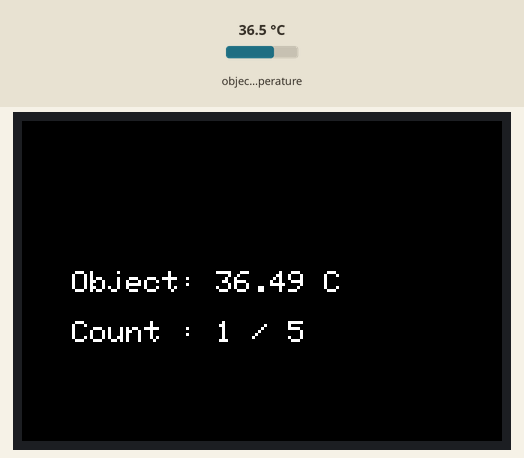
Simulated run of this sketch. Board: ESP32. Shown: 480×320 colour display. The inputs (shaded band) are chosen by the test bench; at power-on: object temperature 36.5 °C.

Above: at 1.5 s.
1.6 s: object temperature set to 20 °C
At 2.6 s:
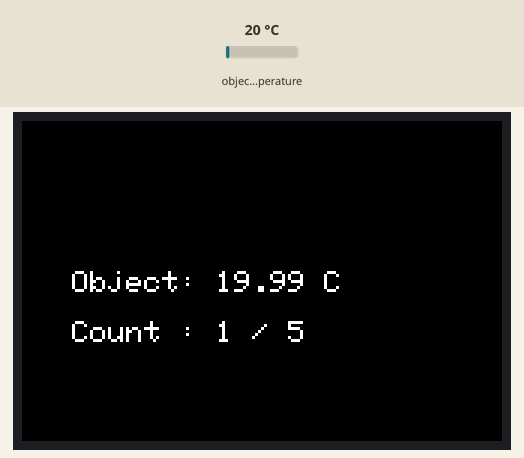
3.1 s: object temperature set to 26 °C
At 3.6 s:
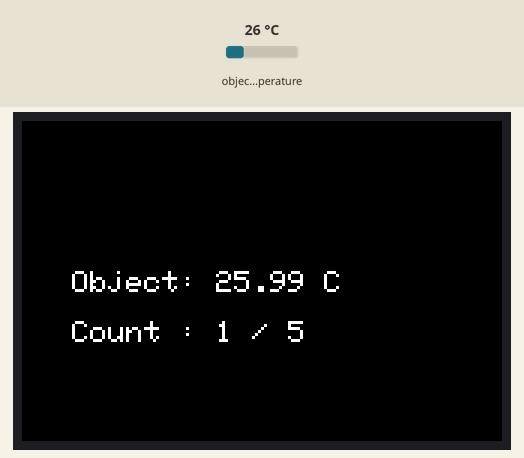
4.6 s: object temperature set to 32 °C
At 5.0 s:
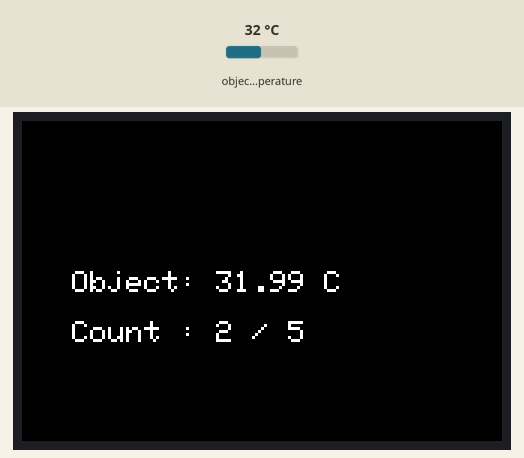
Timing chart, 0 to 7.6 s (numbered marks = the images above; inputs shaded):
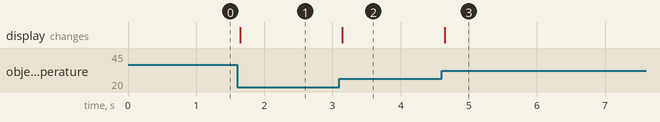

The sketch:

MLX90614.ino
```cpp
#include <TFT_eSPI.h>
#include <Wire.h>
#include <Adafruit_MLX90614.h>
TFT_eSPI tft;
Adafruit_MLX90614 mlx = Adafruit_MLX90614();
int cnt = 0;

void setup() {
  mlx.begin();
  tft.begin();
  tft.setRotation(3);
  tft.fillScreen(TFT_BLACK);
  tft.setTextColor(TFT_WHITE, TFT_BLACK);  //sets the text colour to black
  tft.setTextSize(3);
  tft.drawString(String("Count : 0") + String(" / 5   "), 50, 200);
  Serial.begin(115200);
}

void loop() {
  float objTempC = mlx.readObjectTempC();
  tft.drawString(String("Object: ") + String(objTempC) + String(" C   "), 50, 150);
  if (objTempC > 26.5) {
    cnt += 1;   //  นับค่าทันทีที่วัดค่าได้
    while (objTempC > 26.5) {
      float objTempC = mlx.readObjectTempC();
      if (objTempC < 26.5) {
        //cnt += 1;   //  นับค่าหลังจากปล่อยมือ
        break;
      }
      tft.drawString(String("Object: ") + String(objTempC) + String(" C   "), 50, 150);
      tft.drawString(String("Count : ") + String(cnt) + String(" / 5   "), 50, 200);
    }
  }
  if (cnt > 5) {
    tft.drawString(String("Count : FULL") + String("    "), 50, 200);
    delay(300);
    cnt = 0;
    tft.drawString(String("Count : ") + String(cnt) + String(" / 5   "), 50, 200);
  }
  else tft.drawString(String("Count : ") + String(cnt) + String(" / 5   "), 50, 200);
}
```

Measured:
- after the input at 1.6 s, the display: changes after 0.05 s (image 1)
- after the input at 3.1 s, the display: changes at once (image 2)
- after the input at 4.6 s, the display: changes after 0.05 s (image 3)
